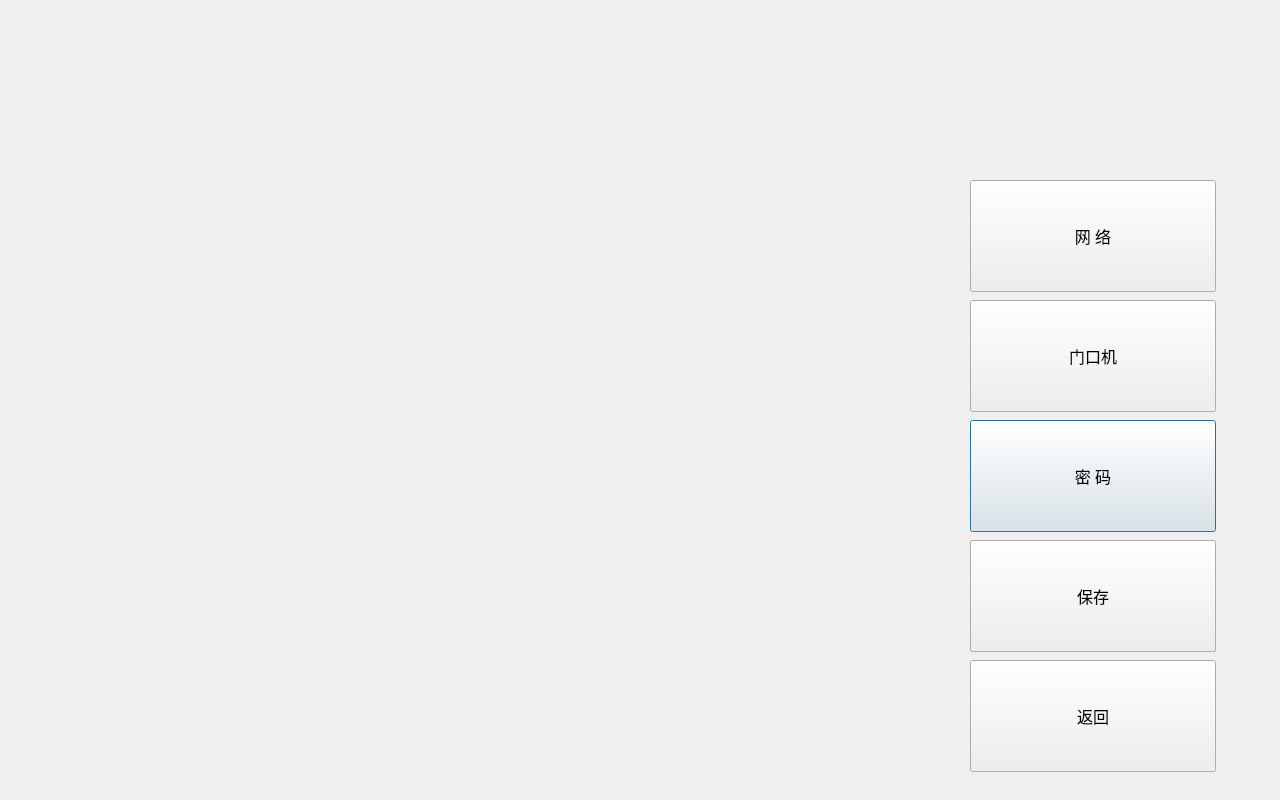
<?xml version="1.0" encoding="UTF-8"?>
<ui version="4.0">
 <class>SysSetEngineerDialog</class>
 <widget class="QDialog" name="SysSetEngineerDialog">
  <property name="geometry">
   <rect>
    <x>0</x>
    <y>0</y>
    <width>1280</width>
    <height>800</height>
   </rect>
  </property>
  <property name="windowTitle">
   <string>Dialog</string>
  </property>
  <widget class="CommonPushButton" name="pushButtonSysSetEngineerPwd">
   <property name="geometry">
    <rect>
     <x>970</x>
     <y>420</y>
     <width>246</width>
     <height>112</height>
    </rect>
   </property>
   <property name="font">
    <font>
     <family>AlArabiya</family>
     <pointsize>12</pointsize>
    </font>
   </property>
   <property name="text">
    <string>密 码</string>
   </property>
  </widget>
  <widget class="CommonPushButton" name="pushButtonSysSetEngineerNetAddress">
   <property name="geometry">
    <rect>
     <x>970</x>
     <y>180</y>
     <width>246</width>
     <height>112</height>
    </rect>
   </property>
   <property name="font">
    <font>
     <family>AlArabiya</family>
     <pointsize>12</pointsize>
    </font>
   </property>
   <property name="text">
    <string>网 络</string>
   </property>
  </widget>
  <widget class="CommonPushButton" name="pushButtonSysSetEngineerDoorMachine">
   <property name="geometry">
    <rect>
     <x>970</x>
     <y>300</y>
     <width>246</width>
     <height>112</height>
    </rect>
   </property>
   <property name="font">
    <font>
     <family>AlArabiya</family>
     <pointsize>12</pointsize>
    </font>
   </property>
   <property name="text">
    <string>门口机</string>
   </property>
  </widget>
  <widget class="CommonPushButton" name="pushButtonSysSetEngineerReturn">
   <property name="geometry">
    <rect>
     <x>970</x>
     <y>660</y>
     <width>246</width>
     <height>112</height>
    </rect>
   </property>
   <property name="font">
    <font>
     <family>AlArabiya</family>
     <pointsize>12</pointsize>
    </font>
   </property>
   <property name="text">
    <string>返回</string>
   </property>
  </widget>
  <widget class="QFrame" name="framePanel">
   <property name="geometry">
    <rect>
     <x>59</x>
     <y>30</y>
     <width>858</width>
     <height>745</height>
    </rect>
   </property>
   <property name="frameShape">
    <enum>QFrame::NoFrame</enum>
   </property>
   <property name="frameShadow">
    <enum>QFrame::Raised</enum>
   </property>
  </widget>
  <widget class="CommonPushButton" name="pushButtonSysSetEngineerRemoteCheck">
   <property name="geometry">
    <rect>
     <x>970</x>
     <y>540</y>
     <width>246</width>
     <height>112</height>
    </rect>
   </property>
   <property name="font">
    <font>
     <family>AlArabiya</family>
     <pointsize>12</pointsize>
    </font>
   </property>
   <property name="text">
    <string>远程设置</string>
   </property>
  </widget>
  <widget class="CommonPushButton" name="pushButtonSysSetEngineerSave">
   <property name="geometry">
    <rect>
     <x>970</x>
     <y>540</y>
     <width>246</width>
     <height>112</height>
    </rect>
   </property>
   <property name="font">
    <font>
     <family>AlArabiya</family>
     <pointsize>12</pointsize>
    </font>
   </property>
   <property name="text">
    <string>保存</string>
   </property>
  </widget>
  <zorder>framePanel</zorder>
  <zorder>pushButtonSysSetEngineerPwd</zorder>
  <zorder>pushButtonSysSetEngineerNetAddress</zorder>
  <zorder>pushButtonSysSetEngineerDoorMachine</zorder>
  <zorder>pushButtonSysSetEngineerReturn</zorder>
  <zorder>pushButtonSysSetEngineerRemoteCheck</zorder>
  <zorder>pushButtonSysSetEngineerSave</zorder>
 </widget>
 <customwidgets>
  <customwidget>
   <class>CommonPushButton</class>
   <extends>QPushButton</extends>
   <header>commonpushbutton.h</header>
  </customwidget>
 </customwidgets>
 <tabstops>
  <tabstop>pushButtonSysSetEngineerReturn</tabstop>
  <tabstop>pushButtonSysSetEngineerNetAddress</tabstop>
  <tabstop>pushButtonSysSetEngineerDoorMachine</tabstop>
  <tabstop>pushButtonSysSetEngineerPwd</tabstop>
 </tabstops>
 <resources/>
 <connections/>
</ui>
